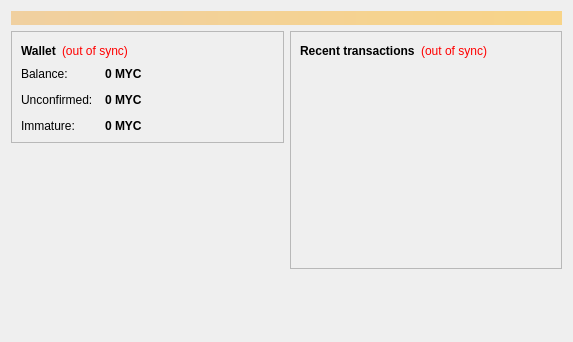
<?xml version="1.0" encoding="UTF-8"?>
<ui version="4.0">
 <class>OverviewPage</class>
 <widget class="QWidget" name="OverviewPage">
  <property name="geometry">
   <rect>
    <x>0</x>
    <y>0</y>
    <width>573</width>
    <height>342</height>
   </rect>
  </property>
  <property name="windowTitle">
   <string>Form</string>
  </property>
  <layout class="QVBoxLayout" name="topLayout">
   <item>
    <widget class="QLabel" name="labelAlerts">
     <property name="visible">
      <bool>false</bool>
     </property>
     <property name="styleSheet">
      <string notr="true">background-color: qlineargradient(x1: 0, y1: 0, x2: 1, y2: 0, stop:0 #F0D0A0, stop:1 #F8D488); color:#000000;</string>
     </property>
     <property name="wordWrap">
      <bool>true</bool>
     </property>
     <property name="margin">
      <number>3</number>
     </property>
    </widget>
   </item>
   <item>
    <layout class="QHBoxLayout" name="horizontalLayout" stretch="1,1">
     <item>
      <layout class="QVBoxLayout" name="verticalLayout_2">
       <item>
        <widget class="QFrame" name="frame">
         <property name="frameShape">
          <enum>QFrame::StyledPanel</enum>
         </property>
         <property name="frameShadow">
          <enum>QFrame::Raised</enum>
         </property>
         <layout class="QVBoxLayout" name="verticalLayout_4">
          <item>
           <layout class="QHBoxLayout" name="horizontalLayout_4">
            <item>
             <widget class="QLabel" name="label_5">
              <property name="font">
               <font>
                <weight>75</weight>
                <bold>true</bold>
               </font>
              </property>
              <property name="text">
               <string>Wallet</string>
              </property>
             </widget>
            </item>
            <item>
             <widget class="QLabel" name="labelWalletStatus">
              <property name="toolTip">
               <string>The displayed information may be out of date. Your wallet automatically synchronizes with the Mycoin network after a connection is established, but this process has not completed yet.</string>
              </property>
              <property name="styleSheet">
               <string notr="true">QLabel { color: red; }</string>
              </property>
              <property name="text">
               <string notr="true">(out of sync)</string>
              </property>
              <property name="alignment">
               <set>Qt::AlignLeading|Qt::AlignLeft|Qt::AlignVCenter</set>
              </property>
             </widget>
            </item>
            <item>
             <spacer name="horizontalSpacer_2">
              <property name="orientation">
               <enum>Qt::Horizontal</enum>
              </property>
              <property name="sizeHint" stdset="0">
               <size>
                <width>40</width>
                <height>20</height>
               </size>
              </property>
             </spacer>
            </item>
           </layout>
          </item>
          <item>
           <layout class="QFormLayout" name="formLayout_2">
            <property name="fieldGrowthPolicy">
             <enum>QFormLayout::AllNonFixedFieldsGrow</enum>
            </property>
            <property name="horizontalSpacing">
             <number>12</number>
            </property>
            <property name="verticalSpacing">
             <number>12</number>
            </property>
            <item row="0" column="0">
             <widget class="QLabel" name="label">
              <property name="text">
               <string>Balance:</string>
              </property>
             </widget>
            </item>
            <item row="0" column="1">
             <widget class="QLabel" name="labelBalance">
              <property name="font">
               <font>
                <weight>75</weight>
                <bold>true</bold>
               </font>
              </property>
              <property name="cursor">
               <cursorShape>IBeamCursor</cursorShape>
              </property>
              <property name="toolTip">
               <string>Your current balance</string>
              </property>
              <property name="text">
               <string notr="true">0 MYC</string>
              </property>
              <property name="textInteractionFlags">
               <set>Qt::LinksAccessibleByMouse|Qt::TextSelectableByKeyboard|Qt::TextSelectableByMouse</set>
              </property>
             </widget>
            </item>
            <item row="1" column="0">
             <widget class="QLabel" name="label_3">
              <property name="text">
               <string>Unconfirmed:</string>
              </property>
             </widget>
            </item>
            <item row="1" column="1">
             <widget class="QLabel" name="labelUnconfirmed">
              <property name="font">
               <font>
                <weight>75</weight>
                <bold>true</bold>
               </font>
              </property>
              <property name="cursor">
               <cursorShape>IBeamCursor</cursorShape>
              </property>
              <property name="toolTip">
               <string>Total of transactions that have yet to be confirmed, and do not yet count toward the current balance</string>
              </property>
              <property name="text">
               <string notr="true">0 MYC</string>
              </property>
              <property name="textInteractionFlags">
               <set>Qt::LinksAccessibleByMouse|Qt::TextSelectableByKeyboard|Qt::TextSelectableByMouse</set>
              </property>
             </widget>
            </item>
            <item row="2" column="0">
             <widget class="QLabel" name="labelImmatureText">
              <property name="text">
               <string>Immature:</string>
              </property>
             </widget>
            </item>
            <item row="2" column="1">
             <widget class="QLabel" name="labelImmature">
              <property name="font">
               <font>
                <weight>75</weight>
                <bold>true</bold>
               </font>
              </property>
              <property name="toolTip">
               <string>Mined balance that has not yet matured</string>
              </property>
              <property name="text">
               <string notr="true">0 MYC</string>
              </property>
              <property name="textInteractionFlags">
               <set>Qt::LinksAccessibleByMouse|Qt::TextSelectableByKeyboard|Qt::TextSelectableByMouse</set>
              </property>
             </widget>
            </item>
           </layout>
          </item>
         </layout>
        </widget>
       </item>
       <item>
        <spacer name="verticalSpacer">
         <property name="orientation">
          <enum>Qt::Vertical</enum>
         </property>
         <property name="sizeHint" stdset="0">
          <size>
           <width>20</width>
           <height>40</height>
          </size>
         </property>
        </spacer>
       </item>
      </layout>
     </item>
     <item>
      <layout class="QVBoxLayout" name="verticalLayout_3">
       <item>
        <widget class="QFrame" name="frame_2">
         <property name="frameShape">
          <enum>QFrame::StyledPanel</enum>
         </property>
         <property name="frameShadow">
          <enum>QFrame::Raised</enum>
         </property>
         <layout class="QVBoxLayout" name="verticalLayout">
          <item>
           <layout class="QHBoxLayout" name="horizontalLayout_2">
            <item>
             <widget class="QLabel" name="label_4">
              <property name="text">
               <string>&lt;b&gt;Recent transactions&lt;/b&gt;</string>
              </property>
             </widget>
            </item>
            <item>
             <widget class="QLabel" name="labelTransactionsStatus">
              <property name="toolTip">
               <string>The displayed information may be out of date. Your wallet automatically synchronizes with the Mycoin network after a connection is established, but this process has not completed yet.</string>
              </property>
              <property name="styleSheet">
               <string notr="true">QLabel { color: red; }</string>
              </property>
              <property name="text">
               <string notr="true">(out of sync)</string>
              </property>
              <property name="alignment">
               <set>Qt::AlignRight|Qt::AlignTrailing|Qt::AlignVCenter</set>
              </property>
             </widget>
            </item>
            <item>
             <spacer name="horizontalSpacer">
              <property name="orientation">
               <enum>Qt::Horizontal</enum>
              </property>
              <property name="sizeHint" stdset="0">
               <size>
                <width>40</width>
                <height>20</height>
               </size>
              </property>
             </spacer>
            </item>
           </layout>
          </item>
          <item>
           <widget class="QListView" name="listTransactions">
            <property name="styleSheet">
             <string notr="true">QListView { background: transparent; }</string>
            </property>
            <property name="frameShape">
             <enum>QFrame::NoFrame</enum>
            </property>
            <property name="verticalScrollBarPolicy">
             <enum>Qt::ScrollBarAlwaysOff</enum>
            </property>
            <property name="horizontalScrollBarPolicy">
             <enum>Qt::ScrollBarAlwaysOff</enum>
            </property>
            <property name="selectionMode">
             <enum>QAbstractItemView::NoSelection</enum>
            </property>
           </widget>
          </item>
         </layout>
        </widget>
       </item>
       <item>
        <spacer name="verticalSpacer_2">
         <property name="orientation">
          <enum>Qt::Vertical</enum>
         </property>
         <property name="sizeHint" stdset="0">
          <size>
           <width>20</width>
           <height>40</height>
          </size>
         </property>
        </spacer>
       </item>
      </layout>
     </item>
    </layout>
   </item>
  </layout>
 </widget>
 <resources/>
 <connections/>
</ui>
